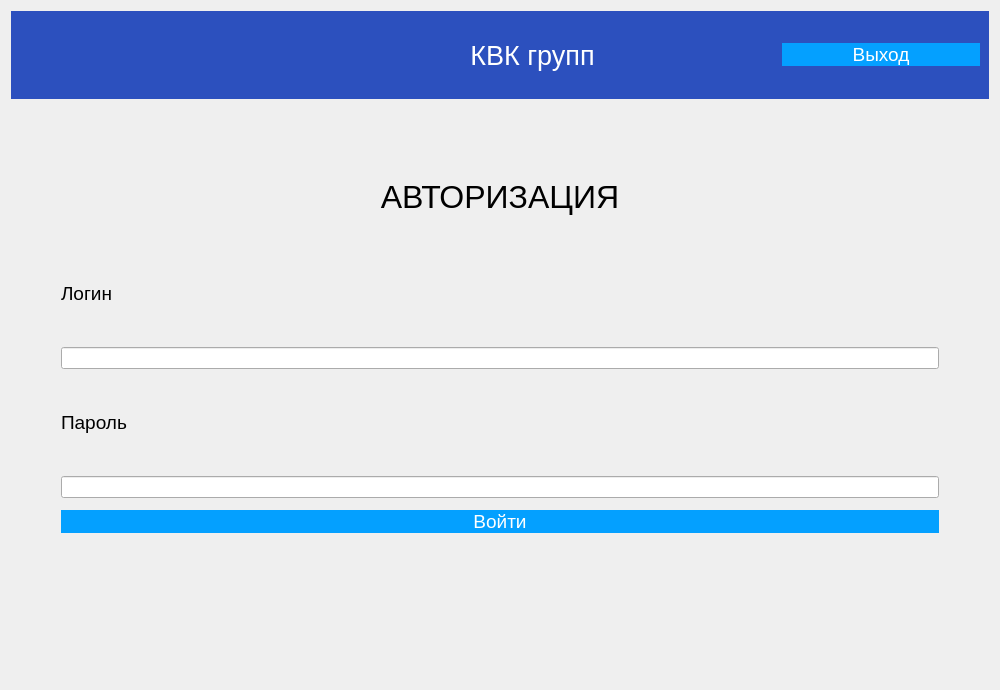
<?xml version="1.0" encoding="UTF-8"?>
<ui version="4.0">
 <class>Dialog</class>
 <widget class="QDialog" name="Dialog">
  <property name="geometry">
   <rect>
    <x>0</x>
    <y>0</y>
    <width>1000</width>
    <height>690</height>
   </rect>
  </property>
  <property name="minimumSize">
   <size>
    <width>1000</width>
    <height>600</height>
   </size>
  </property>
  <property name="windowTitle">
   <string>Учет заявок на ремонт оргтехники</string>
  </property>
  <property name="windowIcon">
   <iconset theme="accessories-dictionary">
    <selectedon>../../../../../logo.png</selectedon>
   </iconset>
  </property>
  <property name="toolTipDuration">
   <number>0</number>
  </property>
  <property name="styleSheet">
   <string notr="true">QPushButton {
background-color: rgb(4, 160, 255);
color: rgb(255, 255, 255);
border: 0px;
font: 14pt
}
QWidget
{font:  &quot;Comic Sans MS&quot;;
}
</string>
  </property>
  <property name="sizeGripEnabled">
   <bool>false</bool>
  </property>
  <layout class="QGridLayout" name="gridLayout">
   <item row="0" column="0">
    <widget class="QWidget" name="widget" native="true">
     <property name="styleSheet">
      <string notr="true">background-color: rgb(44, 80, 190);
</string>
     </property>
     <layout class="QHBoxLayout" name="horizontalLayout">
      <property name="spacing">
       <number>150</number>
      </property>
      <item>
       <widget class="QLabel" name="label">
        <property name="minimumSize">
         <size>
          <width>263</width>
          <height>70</height>
         </size>
        </property>
        <property name="maximumSize">
         <size>
          <width>100</width>
          <height>100</height>
         </size>
        </property>
        <property name="text">
         <string/>
        </property>
        <property name="textFormat">
         <enum>Qt::AutoText</enum>
        </property>
        <property name="pixmap">
         <pixmap>../media/cvc.PNG</pixmap>
        </property>
        <property name="scaledContents">
         <bool>true</bool>
        </property>
       </widget>
      </item>
      <item>
       <widget class="QLabel" name="label_2">
        <property name="font">
         <font>
          <pointsize>20</pointsize>
          <weight>50</weight>
          <italic>false</italic>
          <bold>false</bold>
         </font>
        </property>
        <property name="styleSheet">
         <string notr="true">color: rgb(255, 255, 255);
font: 75 8pt &quot;MS Shell Dlg 2&quot;;
font: 20pt &quot;MS Shell Dlg 2&quot;;</string>
        </property>
        <property name="text">
         <string>КВК групп</string>
        </property>
        <property name="alignment">
         <set>Qt::AlignCenter</set>
        </property>
       </widget>
      </item>
      <item>
       <widget class="QPushButton" name="AvtorButton">
        <property name="font">
         <font>
          <pointsize>14</pointsize>
          <weight>50</weight>
          <italic>false</italic>
          <bold>false</bold>
         </font>
        </property>
        <property name="styleSheet">
         <string notr="true">background-color: rgb(4, 160, 255);</string>
        </property>
        <property name="text">
         <string>Выход</string>
        </property>
       </widget>
      </item>
     </layout>
    </widget>
   </item>
   <item row="1" column="0">
    <layout class="QHBoxLayout" name="horizontalLayout_2">
     <item>
      <widget class="QStackedWidget" name="stackedWidget">
       <property name="layoutDirection">
        <enum>Qt::LeftToRight</enum>
       </property>
       <property name="autoFillBackground">
        <bool>false</bool>
       </property>
       <property name="styleSheet">
        <string notr="true"/>
       </property>
       <property name="currentIndex">
        <number>0</number>
       </property>
       <widget class="QWidget" name="Avtorisation">
        <property name="layoutDirection">
         <enum>Qt::LeftToRight</enum>
        </property>
        <layout class="QGridLayout" name="gridLayout_2">
         <property name="leftMargin">
          <number>50</number>
         </property>
         <property name="topMargin">
          <number>50</number>
         </property>
         <property name="rightMargin">
          <number>50</number>
         </property>
         <property name="bottomMargin">
          <number>50</number>
         </property>
         <item row="0" column="0">
          <layout class="QVBoxLayout" name="verticalLayout">
           <property name="spacing">
            <number>12</number>
           </property>
           <item>
            <widget class="QLabel" name="label_3">
             <property name="font">
              <font>
               <pointsize>24</pointsize>
               <weight>50</weight>
               <italic>false</italic>
               <bold>false</bold>
              </font>
             </property>
             <property name="text">
              <string>АВТОРИЗАЦИЯ</string>
             </property>
             <property name="scaledContents">
              <bool>false</bool>
             </property>
             <property name="alignment">
              <set>Qt::AlignCenter</set>
             </property>
            </widget>
           </item>
           <item>
            <widget class="QLabel" name="label_4">
             <property name="font">
              <font>
               <pointsize>14</pointsize>
               <weight>50</weight>
               <italic>false</italic>
               <bold>false</bold>
              </font>
             </property>
             <property name="layoutDirection">
              <enum>Qt::LeftToRight</enum>
             </property>
             <property name="autoFillBackground">
              <bool>false</bool>
             </property>
             <property name="text">
              <string>Логин</string>
             </property>
             <property name="alignment">
              <set>Qt::AlignLeading|Qt::AlignLeft|Qt::AlignVCenter</set>
             </property>
            </widget>
           </item>
           <item>
            <widget class="QLineEdit" name="LoginField"/>
           </item>
           <item>
            <widget class="QLabel" name="label_5">
             <property name="font">
              <font>
               <pointsize>14</pointsize>
               <weight>50</weight>
               <italic>false</italic>
               <bold>false</bold>
              </font>
             </property>
             <property name="text">
              <string>Пароль</string>
             </property>
             <property name="alignment">
              <set>Qt::AlignLeading|Qt::AlignLeft|Qt::AlignVCenter</set>
             </property>
            </widget>
           </item>
           <item>
            <widget class="QLineEdit" name="PasswordField"/>
           </item>
           <item>
            <widget class="QPushButton" name="SignInButton">
             <property name="font">
              <font>
               <pointsize>14</pointsize>
               <weight>50</weight>
               <italic>false</italic>
               <bold>false</bold>
              </font>
             </property>
             <property name="styleSheet">
              <string notr="true"/>
             </property>
             <property name="text">
              <string>Войти</string>
             </property>
            </widget>
           </item>
           <item>
            <widget class="QLabel" name="ErrorField">
             <property name="font">
              <font>
               <pointsize>14</pointsize>
               <weight>50</weight>
               <italic>false</italic>
               <bold>false</bold>
              </font>
             </property>
             <property name="styleSheet">
              <string notr="true">color: rgb(255, 0, 0);</string>
             </property>
             <property name="text">
              <string/>
             </property>
             <property name="alignment">
              <set>Qt::AlignCenter</set>
             </property>
            </widget>
           </item>
          </layout>
         </item>
        </layout>
       </widget>
       <widget class="QWidget" name="selectTable">
        <layout class="QGridLayout" name="gridLayout_4">
         <item row="0" column="0">
          <spacer name="horizontalSpacer">
           <property name="orientation">
            <enum>Qt::Horizontal</enum>
           </property>
           <property name="sizeHint" stdset="0">
            <size>
             <width>271</width>
             <height>20</height>
            </size>
           </property>
          </spacer>
         </item>
         <item row="0" column="1">
          <layout class="QVBoxLayout" name="horizontalLayout_4">
           <item>
            <widget class="QPushButton" name="Shipments">
             <property name="minimumSize">
              <size>
               <width>400</width>
               <height>0</height>
              </size>
             </property>
             <property name="text">
              <string>Поставки</string>
             </property>
            </widget>
           </item>
           <item>
            <widget class="QPushButton" name="Orders">
             <property name="text">
              <string>Заказы</string>
             </property>
            </widget>
           </item>
           <item>
            <widget class="QPushButton" name="Storage">
             <property name="text">
              <string>Хранение</string>
             </property>
            </widget>
           </item>
           <item>
            <widget class="QPushButton" name="Clients">
             <property name="text">
              <string>Клиенты</string>
             </property>
            </widget>
           </item>
           <item>
            <widget class="QPushButton" name="Products">
             <property name="text">
              <string>Продукция</string>
             </property>
            </widget>
           </item>
           <item>
            <widget class="QPushButton" name="Production">
             <property name="text">
              <string>Производство</string>
             </property>
            </widget>
           </item>
           <item>
            <widget class="QPushButton" name="Materials">
             <property name="text">
              <string>Материалы</string>
             </property>
            </widget>
           </item>
           <item>
            <widget class="QPushButton" name="Recipes">
             <property name="text">
              <string>Рецепты</string>
             </property>
            </widget>
           </item>
           <item>
            <widget class="QPushButton" name="Suppliers">
             <property name="text">
              <string>Поставщики</string>
             </property>
            </widget>
           </item>
           <item>
            <widget class="QPushButton" name="Employees">
             <property name="text">
              <string>Сотрудники</string>
             </property>
            </widget>
           </item>
          </layout>
         </item>
         <item row="0" column="2">
          <spacer name="horizontalSpacer_2">
           <property name="orientation">
            <enum>Qt::Horizontal</enum>
           </property>
           <property name="sizeHint" stdset="0">
            <size>
             <width>271</width>
             <height>20</height>
            </size>
           </property>
          </spacer>
         </item>
        </layout>
       </widget>
       <widget class="QWidget" name="user">
        <layout class="QGridLayout" name="gridLayout_3">
         <item row="0" column="0">
          <layout class="QHBoxLayout" name="horizontalLayout_3">
           <item>
            <widget class="QTableWidget" name="tableMasteraZayavki">
             <property name="minimumSize">
              <size>
               <width>700</width>
               <height>0</height>
              </size>
             </property>
            </widget>
           </item>
           <item>
            <layout class="QVBoxLayout" name="verticalLayout_4">
             <item>
              <layout class="QVBoxLayout" name="verticalLayout_2">
               <item>
                <layout class="QVBoxLayout" name="verticalLayout_3">
                 <item>
                  <widget class="QLineEdit" name="lineEdit"/>
                 </item>
                 <item>
                  <widget class="QLineEdit" name="lineEdit_2"/>
                 </item>
                 <item>
                  <widget class="QLineEdit" name="lineEdit_3"/>
                 </item>
                 <item>
                  <widget class="QLineEdit" name="lineEdit_4"/>
                 </item>
                 <item>
                  <widget class="QLineEdit" name="lineEdit_5"/>
                 </item>
                 <item>
                  <widget class="QLineEdit" name="lineEdit_6"/>
                 </item>
                 <item>
                  <widget class="QLineEdit" name="lineEdit_7"/>
                 </item>
                 <item>
                  <widget class="QLineEdit" name="lineEdit_11"/>
                 </item>
                 <item>
                  <widget class="QLineEdit" name="lineEdit_8"/>
                 </item>
                 <item>
                  <widget class="QLineEdit" name="lineEdit_9"/>
                 </item>
                 <item>
                  <widget class="QLineEdit" name="lineEdit_10"/>
                 </item>
                </layout>
               </item>
               <item>
                <widget class="QPushButton" name="edit_button">
                 <property name="text">
                  <string>редактировать</string>
                 </property>
                </widget>
               </item>
               <item>
                <widget class="QPushButton" name="delete_button">
                 <property name="text">
                  <string>удалить</string>
                 </property>
                </widget>
               </item>
               <item>
                <widget class="QPushButton" name="insert_button">
                 <property name="text">
                  <string>добавить</string>
                 </property>
                </widget>
               </item>
              </layout>
             </item>
            </layout>
           </item>
          </layout>
         </item>
        </layout>
       </widget>
      </widget>
     </item>
    </layout>
   </item>
  </layout>
 </widget>
 <resources/>
 <connections/>
</ui>
